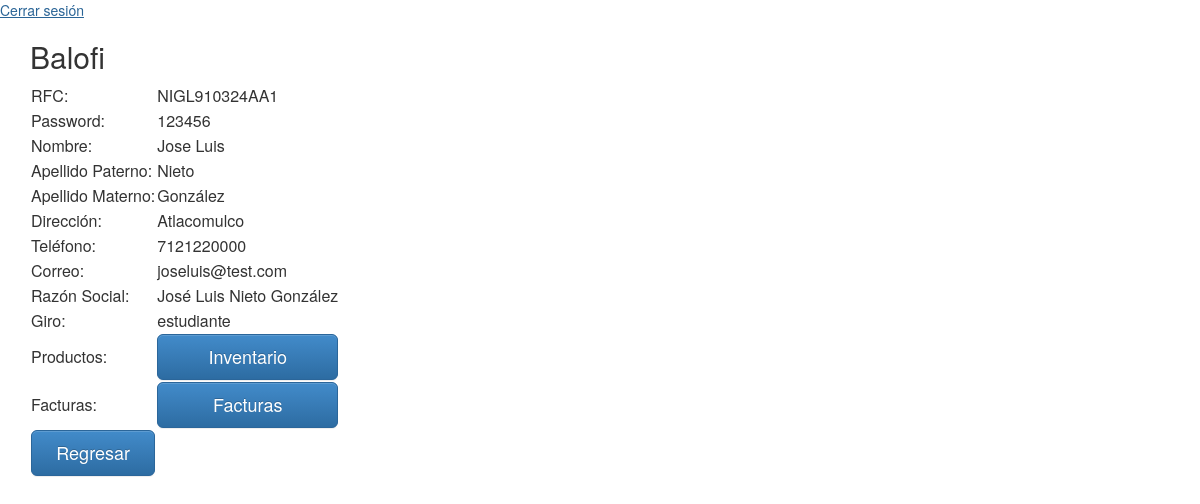
The page /consulta/NIGL910324AA1 on the database its author committed.
### balofi/models.py (models this page shows)
class Clientes(models.Model):
	rfc = models.CharField(max_length=13, primary_key=True)
	password = models.CharField(max_length=20)
	nombre = models.CharField(max_length=30)
	aPaterno = models.CharField(max_length=50)
	aMaterno = models.CharField(max_length=50)
	direccion = models.CharField(max_length=100)
	telefono = models.CharField(max_length=10)
	correo = models.EmailField(max_length=50)
	razonSocial = models.CharField(max_length=50)
	giro = models.CharField(max_length=50)

### balofi/views.py (the view)
# urls.py: url(r'^consulta/(.+)$', views.consultar, name='consulta'),
def consultar(request, pk):
	x = get_object_or_404(Clientes, pk=pk)
	clientes = Clientes.objects.filter(rfc=x.rfc)
	return render(request, 'balofi/consultar.html', {'clientes':clientes})

### balofi/templates/balofi/consultar.html (shortened to what this page needs)
{% load i18n staticfiles %}
<html>
<head>
<link rel="stylesheet" type="text/css" href="{% static 'balofi/css/bootstrap.min.css' %}">
<link rel="stylesheet" type="text/css" href="{% static 'balofi/css/bootstrap-theme.min.css' %}">
<link rel="stylesheet" type="text/css" href="{% static 'balofi/css/base.css' %}" />
</head>
<body>
 <a href={% url 'registration:login' %}>Cerrar sesi&oacute;n</a>
 <div class="container">
  <h2 class="form-signin-heading">Balofi</h2>
 </div>
    <div class="container">
	 {% for cliente in clientes %}
    <table>
	 <tr><td>RFC:</td><td>{{cliente.rfc}}</td></tr>
	 <tr><td>Password:</td><td>{{cliente.password}}</td></tr>
	 <tr><td>Nombre:</td><td>{{cliente.nombre}}</td></tr>
	 <tr><td>Apellido Paterno:</td><td>{{cliente.aPaterno}}</td></tr>
	 <tr><td>Apellido Materno:</td><td>{{cliente.aMaterno}}</td></tr>
	 <tr><td>Direcci&oacute;n:</td><td>{{cliente.direccion}}</td></tr>
	 <tr><td>Tel&eacute;fono:</td><td>{{cliente.telefono}}</td></tr>
	 <tr><td>Correo:</td><td>{{cliente.correo}}</td></tr>
	 <tr><td>Raz&oacute;n Social:</td><td>{{cliente.razonSocial}}</td></tr>
	 <tr><td>Giro:</td><td>{{cliente.giro}}</td></tr>
  <tr><td>Productos:</td><td><a href={% url 'productos' cliente.pk %}><button  class="btn btn-lg btn-primary btn-block" type="submit">Inventario</button></a></td></tr>
  <tr><td>Facturas:</td><td><a href={% url 'facturas' cliente.pk %}><button class="btn btn-lg btn-primary btn-block" type="submit">Facturas</button></a></td></tr>
   {% endfor %}
  	<tr><td><a href={% url 'Home' %}><button  class="btn btn-lg btn-primary btn-block" type="submit">Regresar</button></a></td></tr>
	</table>
   </div>
</body>
</html>

### balofi/static/balofi/css/base.css (style rules this page uses)
body { padding-bottom: 40px; }

### rows shown on the page
Clientes: rfc "NIGL910324AA1", password "123456", nombre "Jose Luis", aPaterno "Nieto", aMaterno "González", direccion "Atlacomulco", telefono "7121220000", correo "joseluis@test.com", razonSocial "José Luis Nieto González", giro "estudiante"
